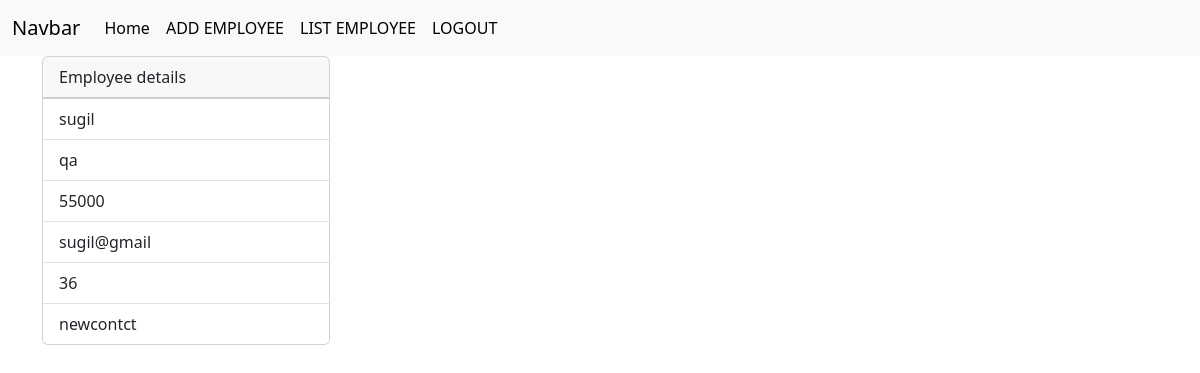
The page /employees/2/ (signed in) on the database its author committed.
### crm/models.py (models this page shows, shortened)
class Employees(models.Model):
    name=models.CharField(max_length=100)
    department=models.CharField(max_length=100)
    salary=models.PositiveIntegerField()
    email=models.EmailField(unique=True)
    age=models.PositiveIntegerField()
    contact=models.CharField(max_length=200,null=True)
    profile_pic=models.ImageField(upload_to="images",null=True)
    dob=models.DateField(null=True,blank=True)

### crm/views.py (the view)
# urls.py: path("employees/<int:pk>/",views.EmployeeDetailView.as_view(),name="emp-details"),
@method_decorator(signin_required,name="dispatch")
class EmployeeDetailView(View):
    def get(self,request,*args,**kwargs):
        id=kwargs.get("pk") #{pk:kwargs} id that we give will be stored in kwargs as dictionary
        qs=Employees.objects.get(id=id)
        return render (request,"emp_detail.html",{"data":qs})

### crm/views.py (called while the page is built)
def signin_required(fn):                                             #decorat0rs
    def wrapper(request,*args,**kwargs):
        if not request.user.is_authenticated:
            messages.error(request,"invalid session")
            return redirect("signin")
        else:
            return fn(request,*args,**kwargs)
    return wrapper

### crm/templates/emp_detail.html (shortened to what this page needs)
{%extends 'base.html'%}
{%block body_block%}
<div class="container">
  <div>
    <div class="card" style="width: 18rem;">
      <div class="card-header">
        Employee details
      </div>
      <ul class="list-group list-group-flush">
        <li class="list-group-item">{{data.name}}</li>
        <li class="list-group-item">{{data.department}}</li>
        <li class="list-group-item">{{data.salary}}</li>
        <li class="list-group-item">{{data.email}}</li>
        <li class="list-group-item">{{data.age}}</li>
        <li class="list-group-item">{{data.contact}}</li>
      </ul>
    </div>
  </div>
</div>
{%endblock%}

### rows shown on the page
Employees: name "sugil", department "qa", salary "55000", email "sugil@gmail", age "36", contact "newcontct"
